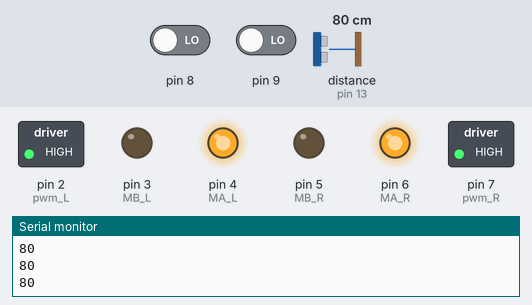
A sketch run on a simulated Arduino Uno, built with avr-gcc and run on an emulated ATmega328P. Parts: switched loads named in the sketch (green lamp = pin HIGH), output pins drawn as LEDs (lit = HIGH), the last lines printed to the serial monitor. The inputs (shaded band) are chosen by the test bench; at power-on: distance to the obstacle (sensor on pin 13) 80 cm, pin 8 LOW, pin 9 LOW. The echo pulse lasts 58.3 µs per cm.

Above: at 1.2 s.
1.3 s: distance to the obstacle (sensor on pin 13) set to 16 cm
2.8 s: distance to the obstacle (sensor on pin 13) set to 11 cm
At 4.0 s:
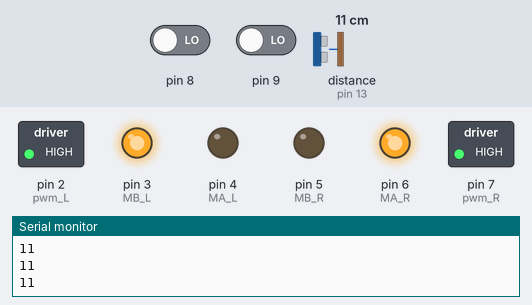
4.3 s: distance to the obstacle (sensor on pin 13) set to 18 cm
At 5.3 s:
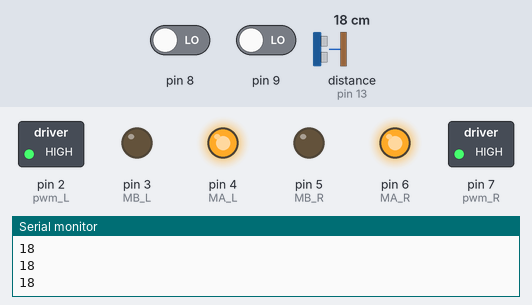
5.8 s: pin 8 driven HIGH
At 6.7 s:
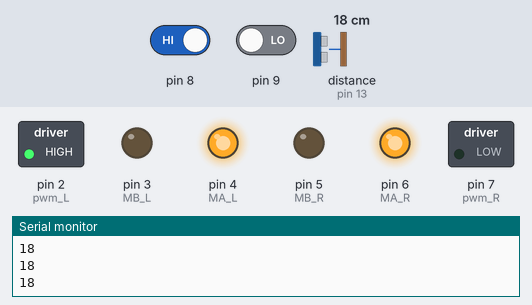
7.3 s: pin 9 driven HIGH
At 7.8 s:
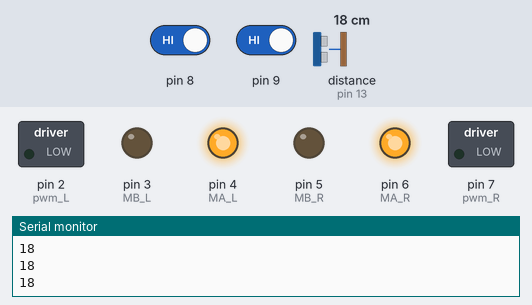
8.8 s: pin 8 driven LOW
At 10.0 s:
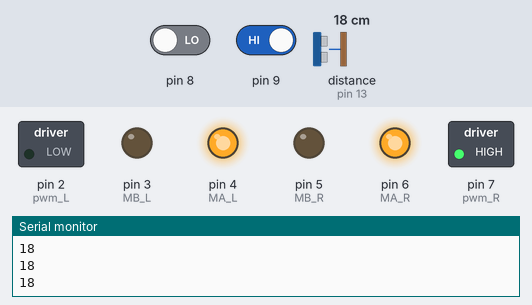
Timing chart, 0 to 11.3 s (numbered marks = the images above; inputs shaded):
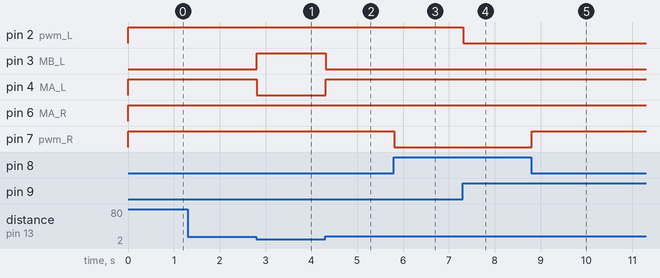

Measured:
- the behaviour switches between 14 and 13 cm on distance to the obstacle (sensor on pin 13) (found by bisection; images 0 and 1)
- after the input at 2.8 s, pin 3 (MB_L): LOW → HIGH at once; pin 4 (MA_L): HIGH → LOW at once
- after the input at 4.3 s, pin 3 (MB_L): HIGH → LOW at once; pin 4 (MA_L): LOW → HIGH at once
- after the input at 5.8 s, pin 7 (pwm_R): HIGH → LOW at once
- after the input at 7.3 s, pin 2 (pwm_L): HIGH → LOW at once
- after the input at 8.8 s, pin 7 (pwm_R): LOW → HIGH at once

The sketch:

allssrobot.ino
```cpp
#include <Ultrasonic.h>

Ultrasonic ultrasonic(12, 13); // 12 tric 13 echo

int MA_R = 6;
int MB_R = 5;
int MA_L = 4;
int MB_L = 3;
int pwm_R = 7;
int pwm_L = 2;

int distance;

void setup() {
  pinMode (MA_R, OUTPUT);
  pinMode (MB_R, OUTPUT);
  pinMode (MA_L, OUTPUT);
  pinMode (MB_L, OUTPUT);
  pinMode (9, INPUT);
  pinMode (8, INPUT);
  pinMode (pwm_R, OUTPUT);
  pinMode (pwm_L, OUTPUT);
  Serial.begin (9600);
}

void loop() {
  int sr = digitalRead(8);
  int sl = digitalRead(9);
  distance = ultrasonic.read();
  Serial.println(distance);
  if (distance <= 13)
  {
    digitalWrite (MA_R, 1);
    digitalWrite (MB_R, 0);
    analogWrite  (pwm_R, 150);
    digitalWrite (MA_L, 0);
    digitalWrite (MB_L, 1);
    analogWrite  (pwm_L, 150);
    delay(500);
  }
  else
  {
    if (sr == 1)
    {
      digitalWrite (MA_R, 1);
      digitalWrite (MB_R, 0);
      analogWrite (pwm_R, 0);
    }
    if (sl == 1)
    {
      digitalWrite (MA_L, 1);
      digitalWrite (MB_L, 0);
      analogWrite (pwm_L, 0);
    }
    if (sl == 0)
    {
      digitalWrite (MA_L, 1);
      digitalWrite (MB_L, 0);
      analogWrite (pwm_L, 255);
    }
    if (sr == 0)
    {
      digitalWrite (MA_R, 1);
      digitalWrite (MB_R, 0);
      analogWrite (pwm_R, 255);
    }
  }
  Serial.println(distance);
}
```
